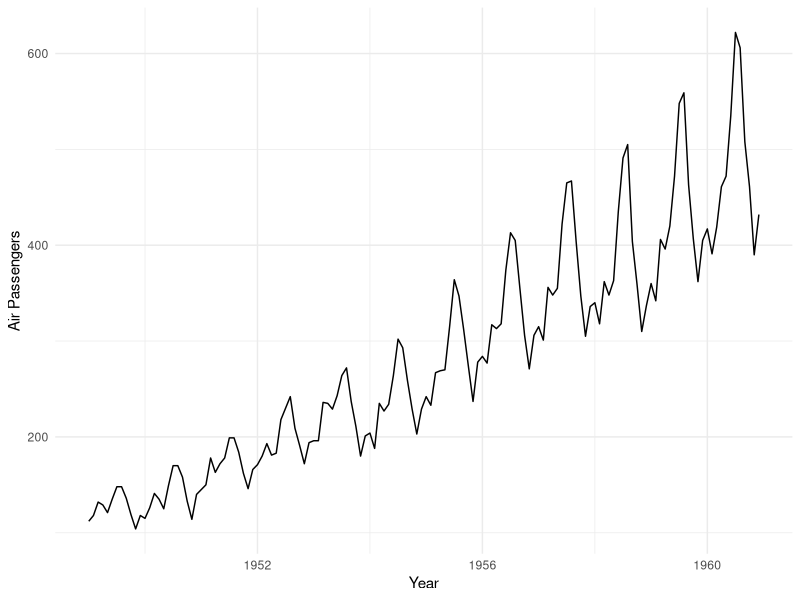

This figure's R source:
## ---- chunk 1
#| eval: true
#| echo: false
#| warning: false
#| fig-cap: Time series curve for the `AirPassengers` data set.
# Packages
library(ggplot2)

# Data
data <- datasets::AirPassengers |>
  (\(x) data.frame(y = x, x = time(x)))()

# Plot
ggplot2::ggplot(data = data, aes(x = x, y = y)) +
  ggplot2::geom_line() +
  ggplot2::theme_minimal() +
  ggplot2::xlab(label = "Year") +
  ggplot2::ylab(label = "Air Passengers")
